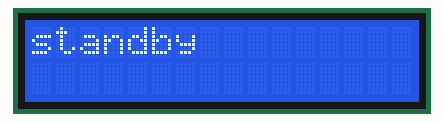
The sketch below on a simulated Arduino Uno, built with avr-gcc and run on an emulated ATmega328P. Parts: 16×2 character LCD.

Above: at 0.1 s.
At 6.1 s:
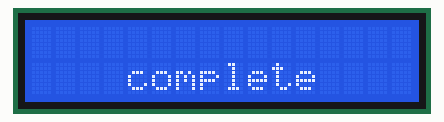

The sketch:

1602display.ino
```cpp
#include <LiquidCrystal.h>

LiquidCrystal lcd( 4, 6, 10, 11, 12, 13 );

void setup() {
  lcd.begin( 16, 2 );
  lcd.clear();
  lcd.setCursor(0, 0);
  for(int i = 0; i < 5; i++){
    lcd.print("standby");
    delay(1000);
    lcd.clear();
    delay(200);
  }
  lcd.setCursor(4, 1);
  lcd.print("complete");
}

void loop() {

}
```
